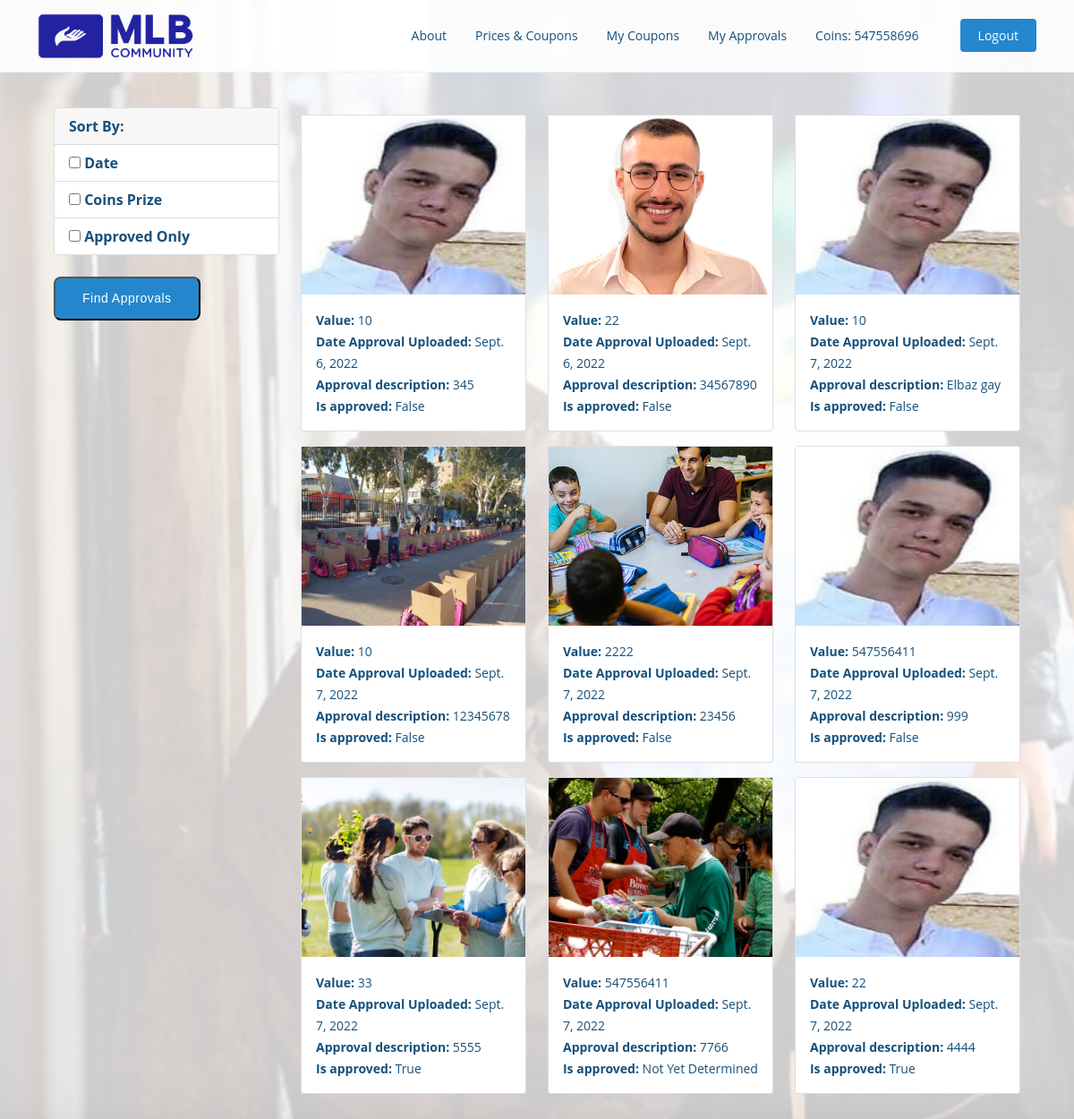
/myapprovals (signed in), run on the app's committed database.
### myapp/models.py (models this page shows, shortened)
class UserExtend(models.Model):
    user = OneToOneField(User, on_delete=models.CASCADE)
    coins = IntegerField()
    coupons_list = CharField(max_length=1000000, null=True, blank=True)
    coupons_counter = IntegerField(default=0)
    date_list = CharField(max_length=1000000, null=True, blank=True)
    store_list = CharField(max_length=1000000, null=True, blank=True)
    approvals = ForeignKey('ApprovedPost',on_delete=models.SET_NULL, null=True, blank=True)

class ApprovedPost(models.Model):
    date = DateField(default=date.today)
    description = CharField(blank=True, max_length=250, null=True)
    image = ImageField(upload_to="files/", null=True, blank=True)
    is_approved = BooleanField(default=None, blank=True, null=True)
    value = IntegerField(blank=True, default=0)
    user = ForeignKey(UserExtend, on_delete=models.SET_NULL, null=True, blank=True)

### myapp/views.py (the view, shortened to what this page needs)
# urls.py: path('myapprovals', views.myapprovals, name='myapprovals')]
def myapprovals(request):
    extendedUsers = UserExtend.objects.all()
    approvedPosts = ApprovedPost.objects.all()
    for e in extendedUsers:
        if e.user.username == request.user.username:
            extended = e
    approvedPostsFiltered = approvedPosts.filter(user=extended)
    return render(request,'myapprovals.html', {'approvedPostsFiltered': approvedPostsFiltered, 'extendedUsers': extendedUsers})

### templates/myapprovals.html (shortened to what this page needs)
{% load static %}
<!DOCTYPE html>
<html lang="en">
<head>
    <link href="{% static 'newStyleGallery.css' %}" rel="stylesheet">
    <link href="{% static 'newStyleGalleryExtra.css' %}" rel="stylesheet">
</head>
<header id="header" class="fixed-top">
    <div class="container d-flex align-items-center justify-content-between">
        <a href="/" class="logo"><img src="/files/files/MLBLogo.png" alt="" class="img-fluid" height="100"></a>
        {% include  "navbar.html" %}
    </div>
</header>
<br><br><br>
<body class="m-5">
    <form method="POST">
<div class="container">
    <div class="row">
        <div class="col-md-3">
            <div class="card">
                <div class="card-header" STYLE="color: #16507b;">
                    <b>Sort By:</b>
                </div>
                <ul class="list-group list-group-flush">
                <form method="POST">
                <li class=" list-group-item">
                <input type="checkbox" name='date' id="date">
                <label for="vehicle1" STYLE="color: #16507b;"> <b>Date</b></label><br></li></form>
                <li class=" list-group-item">
                <input type="checkbox" name='price' id="price"/>
                <label for="vehicle1" STYLE="color: #16507b;"> <b>Coins Prize</b></label><br></li>
                <li class=" list-group-item">
                <input type="checkbox" name='approved' id='approved'>
                <label for="vehicle1" STYLE="color: #16507b;"> <b>Approved Only</b></label><br></li></form>
            <br>
            <button type="submit" class="btn-get-started scrollto"  >Find Approvals</button>
            <div class="col-md-9">
                <div class="row">
                    {% for approval in approvedPostsFiltered %}
                        <div class="col-md-4">
                            <div class="card my-2">
                                <img class="image-thumbail" src="{{ approval.image.url }}" alt="Card image cap">
                                <div class="card-body">
                                    <b><small>Value: </b></small><small>{{ approval.value }} </b></small><br>
                                    <b><small>Date Approval Uploaded: </b></small><small>{{ approval.date }} </b></small><br>
                                    <b><small>Approval description: </b></small><small>{{ approval.description }} </b></small><br>
                                    <b><small>Is approved:  </b></small><small></small>
                                        {% if approval.is_approved is None %}
                                    <small>
                                        Not Yet Determined
                                    </small><br>
                                        {% else %}
                                    <small>
                                        {{ approval.is_approved }}
                                    </small>
                                        {% endif %}
                                </div>
                            </div>
                        </div>
                    {% empty %}
                        <h3>No Approvals Yet...</h3>
                    {% endfor %}
                </div>
            </div>
</body>
</html>

### templates/navbar.html (shortened to what this page needs)
<nav id="navbar" class="navbar">
    <ul>
        {% if user.is_authenticated %}
            {% for e in extendedUsers %}
                {% if e.user.username == user.username %}
                    {% if e.user.username == 'admin' %}
                        <li><a class="nav-link scrollto" href="admin_view_approvals">View Uploaded Approvals</a></li>
                        <li><a class="nav-link scrollto" href="admin_view_volunteering_requests">View Volunteering Requests</a></li>
                        <li><a class="nav-link scrollto" href="admin_view_existing_posts">View Existing Volunteering Options</a></li>
                        <li><a class="getstarted scrollto" href="logout">Logout</a></li>
                    {% else %}
                        <li><a class="nav-link scrollto" href="about">About</a></li>
                        <li><a class="nav-link scrollto" href="prices">Prices & Coupons</a></li>
                        <li><a class="nav-link scrollto" href="mycoupons">My Coupons</a></li>
                        <li><a class="nav-link scrollto" href="myapprovals">My Approvals</a></li>
                        <li><a class="nav-link scrollto" href="prices">Coins: {{ e.coins }}</a></li>
                        <li><a class="getstarted scrollto" href="logout">Logout</a></li>
                    {% endif %}
                {% endif %}
            {% endfor %}
        {% else %}
            <li><a class="nav-link scrollto" href="about">About</a></li>
            <li><a class="nav-link scrollto" href="prices">Prices & Coupons</a></li>
            <li><a class="getstarted scrollto" href="register">Register</a></li>
            <li><a class="getstarted scrollto" href="login">Login</a></li>
        {% endif %}
    </ul>
</nav>

### static/newStyleGalleryExtra.css (style rules this page uses)
body { font-family: "Open Sans", sans-serif; color: #444444; }
a { color: #2487ce; text-decoration: none; }
#header { transition: all 0.5s; background: rgba(255, 255, 255, 0.9); z-index: 997; padding: 15px 0; border-bottom: 1px solid #e6f2fb; }
#header .logo { font-size: 28px; margin: 0; padding: 0; line-height: 1; font-weight: 300; letter-spacing: 0.5px; font-family: "Poppins", sans-serif; }
#header .logo img { max-height: 50px; }
.navbar { padding: 0; }
.navbar ul { margin: 0; padding: 0; display: flex; list-style: none; align-items: left; }
.navbar li { position: relative; }
.navbar a, .navbar a:focus { display: flex; align-items: center; justify-content: space-between; font-size: 14px; color: #16507b; white-space: nowrap; transition: 0.3s; }
.navbar .getstarted, .navbar .getstarted:focus { background: #2487ce; padding: 8px 20px; margin-left: 30px; border-radius: 4px; color: #fff; }
.btn-get-started { position: relative; font-family: "Poppins", sans-serif; font-weight: 500; font-size: 14px; letter-spacing: 0.5px; display: inline-block; padding: 12px 30px; border-radius: 8px; transition: 0.5s; color: #fff; background: #2487ce; }

### templates/myapprovals.html (style rules this page uses)
.image-thumbail { height: 200px; object-fit: cover; }
body { background-image: url('../files/files/screen.png'); background-repeat: no-repeat; background-attachment: fixed; background-size: cover; }
small { color: #16507b; }

### data on the page
UserExtend: coins "547558696"
ApprovedPost: image (picture), value "10", date "Sept. 6, 2022", description "345", is_approved "False"
ApprovedPost: image (picture), value "22", date "Sept. 6, 2022", description "34567890", is_approved "False"
ApprovedPost: image (picture), value "10", date "Sept. 7, 2022", description "Elbaz gay", is_approved "False"
ApprovedPost: image (picture), value "10", date "Sept. 7, 2022", description "12345678", is_approved "False"
ApprovedPost: image (picture), value "2222", date "Sept. 7, 2022", description "23456", is_approved "False"
ApprovedPost: image (picture), value "547556411", date "Sept. 7, 2022", description "999", is_approved "False"
ApprovedPost: image (picture), value "33", date "Sept. 7, 2022", description "5555", is_approved "True"
ApprovedPost: image (picture), value "547556411", date "Sept. 7, 2022", description "7766", shows "Not Yet Determined"
ApprovedPost: image (picture), value "22", date "Sept. 7, 2022", description "4444", is_approved "True"
